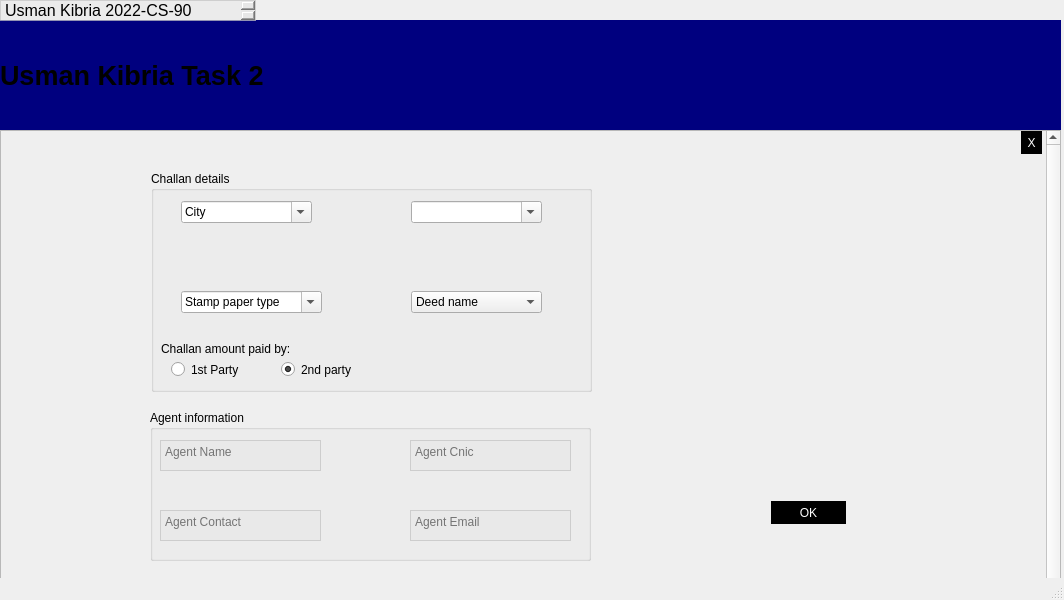
<?xml version="1.0" encoding="UTF-8"?>
<ui version="4.0">
 <class>MainWindow</class>
 <widget class="QMainWindow" name="MainWindow">
  <property name="geometry">
   <rect>
    <x>0</x>
    <y>0</y>
    <width>1064</width>
    <height>600</height>
   </rect>
  </property>
  <property name="windowTitle">
   <string>MainWindow</string>
  </property>
  <widget class="QWidget" name="centralwidget">
   <widget class="QLabel" name="label">
    <property name="geometry">
     <rect>
      <x>0</x>
      <y>20</y>
      <width>1061</width>
      <height>111</height>
     </rect>
    </property>
    <property name="font">
     <font>
      <pointsize>20</pointsize>
      <weight>75</weight>
      <bold>true</bold>
     </font>
    </property>
    <property name="autoFillBackground">
     <bool>false</bool>
    </property>
    <property name="styleSheet">
     <string notr="true">background-color:rgb(0, 0, 127)</string>
    </property>
    <property name="text">
     <string>Usman Kibria Task 2</string>
    </property>
   </widget>
   <widget class="QTextBrowser" name="textBrowser">
    <property name="geometry">
     <rect>
      <x>0</x>
      <y>0</y>
      <width>256</width>
      <height>21</height>
     </rect>
    </property>
    <property name="styleSheet">
     <string notr="true">background-color:rgba(230, 230, 230, 50%)</string>
    </property>
    <property name="html">
     <string>&lt;!DOCTYPE HTML PUBLIC &quot;-//W3C//DTD HTML 4.0//EN&quot; &quot;http://www.w3.org/TR/REC-html40/strict.dtd&quot;&gt;
&lt;html&gt;&lt;head&gt;&lt;meta name=&quot;qrichtext&quot; content=&quot;1&quot; /&gt;&lt;style type=&quot;text/css&quot;&gt;
p, li { white-space: pre-wrap; }
&lt;/style&gt;&lt;/head&gt;&lt;body style=&quot; font-family:'MS Shell Dlg 2'; font-size:8.25pt; font-weight:400; font-style:normal;&quot;&gt;
&lt;p style=&quot; margin-top:0px; margin-bottom:0px; margin-left:0px; margin-right:0px; -qt-block-indent:0; text-indent:0px;&quot;&gt;&lt;span style=&quot; font-size:12pt;&quot;&gt;Usman Kibria 2022-CS-90&lt;/span&gt;&lt;/p&gt;&lt;/body&gt;&lt;/html&gt;</string>
    </property>
   </widget>
   <widget class="QTextEdit" name="textEdit">
    <property name="geometry">
     <rect>
      <x>350</x>
      <y>150</y>
      <width>141</width>
      <height>41</height>
     </rect>
    </property>
    <property name="styleSheet">
     <string notr="true">background-color:rgba(230, 230, 230, 50%)</string>
    </property>
    <property name="html">
     <string>&lt;!DOCTYPE HTML PUBLIC &quot;-//W3C//DTD HTML 4.0//EN&quot; &quot;http://www.w3.org/TR/REC-html40/strict.dtd&quot;&gt;
&lt;html&gt;&lt;head&gt;&lt;meta name=&quot;qrichtext&quot; content=&quot;1&quot; /&gt;&lt;style type=&quot;text/css&quot;&gt;
p, li { white-space: pre-wrap; }
&lt;/style&gt;&lt;/head&gt;&lt;body style=&quot; font-family:'MS Shell Dlg 2'; font-size:8.25pt; font-weight:400; font-style:normal;&quot;&gt;
&lt;p style=&quot; margin-top:0px; margin-bottom:0px; margin-left:0px; margin-right:0px; -qt-block-indent:0; text-indent:0px;&quot;&gt;&lt;span style=&quot; font-size:14pt; font-weight:600;&quot;&gt;DSA task2&lt;/span&gt;&lt;/p&gt;&lt;/body&gt;&lt;/html&gt;</string>
    </property>
   </widget>
   <widget class="QScrollArea" name="scrollArea">
    <property name="geometry">
     <rect>
      <x>0</x>
      <y>130</y>
      <width>1061</width>
      <height>741</height>
     </rect>
    </property>
    <property name="mouseTracking">
     <bool>true</bool>
    </property>
    <property name="acceptDrops">
     <bool>true</bool>
    </property>
    <property name="verticalScrollBarPolicy">
     <enum>Qt::ScrollBarAlwaysOn</enum>
    </property>
    <property name="horizontalScrollBarPolicy">
     <enum>Qt::ScrollBarAlwaysOn</enum>
    </property>
    <property name="sizeAdjustPolicy">
     <enum>QAbstractScrollArea::AdjustIgnored</enum>
    </property>
    <property name="widgetResizable">
     <bool>true</bool>
    </property>
    <widget class="QWidget" name="scrollAreaWidgetContents">
     <property name="geometry">
      <rect>
       <x>0</x>
       <y>0</y>
       <width>1042</width>
       <height>722</height>
      </rect>
     </property>
     <widget class="QGroupBox" name="groupBox">
      <property name="geometry">
       <rect>
        <x>150</x>
        <y>40</y>
        <width>441</width>
        <height>221</height>
       </rect>
      </property>
      <property name="title">
       <string>Challan details</string>
      </property>
      <widget class="QComboBox" name="Tehsil">
       <property name="geometry">
        <rect>
         <x>260</x>
         <y>30</y>
         <width>131</width>
         <height>22</height>
        </rect>
       </property>
       <property name="editable">
        <bool>true</bool>
       </property>
      </widget>
      <widget class="QComboBox" name="City">
       <property name="geometry">
        <rect>
         <x>30</x>
         <y>30</y>
         <width>131</width>
         <height>22</height>
        </rect>
       </property>
       <property name="accessibleName">
        <string/>
       </property>
       <property name="editable">
        <bool>true</bool>
       </property>
       <property name="currentText">
        <string>City</string>
       </property>
       <item>
        <property name="text">
         <string>City</string>
        </property>
       </item>
       <item>
        <property name="text">
         <string extracomment="Select City">Lahore</string>
        </property>
       </item>
       <item>
        <property name="text">
         <string>Faisalabad</string>
        </property>
       </item>
       <item>
        <property name="text">
         <string>Sialkot</string>
        </property>
       </item>
      </widget>
      <widget class="QComboBox" name="comboBox_3">
       <property name="geometry">
        <rect>
         <x>260</x>
         <y>120</y>
         <width>131</width>
         <height>22</height>
        </rect>
       </property>
       <item>
        <property name="text">
         <string>Deed name</string>
        </property>
       </item>
       <item>
        <property name="text">
         <string>AGREEMENT RELATING TO DEPOSIT OF TITLE DEEDS, PAWN OR PLEDGE - 6(a)</string>
        </property>
       </item>
       <item>
        <property name="text">
         <string>BILL OF EXCHANGE - 13(a)</string>
        </property>
       </item>
       <item>
        <property name="text">
         <string>SURRENDER OF LEASE - 61(b)</string>
        </property>
       </item>
       <item>
        <property name="text">
         <string>AGREEMENT OR MEMORANDUM OF AN AGREEMENT - 5(a)
</string>
        </property>
       </item>
      </widget>
      <widget class="QComboBox" name="comboBox_4">
       <property name="geometry">
        <rect>
         <x>30</x>
         <y>120</y>
         <width>141</width>
         <height>22</height>
        </rect>
       </property>
       <property name="editable">
        <bool>true</bool>
       </property>
       <item>
        <property name="text">
         <string>Stamp paper type</string>
        </property>
       </item>
       <item>
        <property name="text">
         <string>Jubicial</string>
        </property>
       </item>
       <item>
        <property name="text">
         <string>Non Judicial</string>
        </property>
       </item>
      </widget>
      <widget class="QLabel" name="label_2">
       <property name="geometry">
        <rect>
         <x>10</x>
         <y>170</y>
         <width>131</width>
         <height>16</height>
        </rect>
       </property>
       <property name="text">
        <string>Challan amount paid by:</string>
       </property>
      </widget>
      <widget class="QRadioButton" name="One">
       <property name="geometry">
        <rect>
         <x>20</x>
         <y>190</y>
         <width>82</width>
         <height>17</height>
        </rect>
       </property>
       <property name="acceptDrops">
        <bool>false</bool>
       </property>
       <property name="text">
        <string>1st Party</string>
       </property>
       <property name="checkable">
        <bool>true</bool>
       </property>
       <property name="checked">
        <bool>false</bool>
       </property>
      </widget>
      <widget class="QRadioButton" name="two">
       <property name="geometry">
        <rect>
         <x>130</x>
         <y>190</y>
         <width>82</width>
         <height>17</height>
        </rect>
       </property>
       <property name="acceptDrops">
        <bool>false</bool>
       </property>
       <property name="text">
        <string>2nd party</string>
       </property>
       <property name="checked">
        <bool>true</bool>
       </property>
      </widget>
     </widget>
     <widget class="QPushButton" name="Closebutton">
      <property name="geometry">
       <rect>
        <x>1020</x>
        <y>0</y>
        <width>21</width>
        <height>23</height>
       </rect>
      </property>
      <property name="styleSheet">
       <string notr="true">QPushButton {
	border: none;
	background-color: rgb(0, 0, 0);
   color: white
}
QPushButton:hover {
	background-color: rgba(0,125,236,255);
}
QPushButton:pressed {	
	background-color: rgba(0,0,0,0);
}</string>
      </property>
      <property name="text">
       <string>X</string>
      </property>
     </widget>
     <widget class="QPushButton" name="OK">
      <property name="geometry">
       <rect>
        <x>770</x>
        <y>370</y>
        <width>75</width>
        <height>23</height>
       </rect>
      </property>
      <property name="styleSheet">
       <string notr="true">QPushButton {
	border: none;
	background-color:rgb(0, 0, 0);
   color: white
}
QPushButton:hover {
	background-color: rgba(0,125,236,255);
}
QPushButton:pressed {	
	background-color: rgba(0,0,0,0);
}</string>
      </property>
      <property name="text">
       <string>OK</string>
      </property>
     </widget>
     <widget class="QGroupBox" name="groupBox_2">
      <property name="geometry">
       <rect>
        <x>149</x>
        <y>279</y>
        <width>441</width>
        <height>151</height>
       </rect>
      </property>
      <property name="title">
       <string>Agent information</string>
      </property>
      <widget class="QTextBrowser" name="Agentname">
       <property name="geometry">
        <rect>
         <x>10</x>
         <y>30</y>
         <width>161</width>
         <height>31</height>
        </rect>
       </property>
       <property name="cursor" stdset="0">
        <cursorShape>IBeamCursor</cursorShape>
       </property>
       <property name="autoFillBackground">
        <bool>false</bool>
       </property>
       <property name="styleSheet">
        <string notr="true">background-color:rgba(230, 230, 230, 50%)</string>
       </property>
       <property name="undoRedoEnabled">
        <bool>true</bool>
       </property>
       <property name="readOnly">
        <bool>false</bool>
       </property>
       <property name="html">
        <string>&lt;!DOCTYPE HTML PUBLIC &quot;-//W3C//DTD HTML 4.0//EN&quot; &quot;http://www.w3.org/TR/REC-html40/strict.dtd&quot;&gt;
&lt;html&gt;&lt;head&gt;&lt;meta name=&quot;qrichtext&quot; content=&quot;1&quot; /&gt;&lt;style type=&quot;text/css&quot;&gt;
p, li { white-space: pre-wrap; }
&lt;/style&gt;&lt;/head&gt;&lt;body style=&quot; font-family:'MS Shell Dlg 2'; font-size:8.25pt; font-weight:400; font-style:normal;&quot;&gt;
&lt;p style=&quot;-qt-paragraph-type:empty; margin-top:0px; margin-bottom:0px; margin-left:0px; margin-right:0px; -qt-block-indent:0; text-indent:0px;&quot;&gt;&lt;br /&gt;&lt;/p&gt;&lt;/body&gt;&lt;/html&gt;</string>
       </property>
       <property name="overwriteMode">
        <bool>false</bool>
       </property>
       <property name="placeholderText">
        <string>Agent Name</string>
       </property>
      </widget>
      <widget class="QTextBrowser" name="Agentcnic">
       <property name="geometry">
        <rect>
         <x>260</x>
         <y>30</y>
         <width>161</width>
         <height>31</height>
        </rect>
       </property>
       <property name="styleSheet">
        <string notr="true">background-color:rgba(230, 230, 230, 50%)</string>
       </property>
       <property name="placeholderText">
        <string>Agent Cnic</string>
       </property>
      </widget>
      <widget class="QTextBrowser" name="Agentcontact">
       <property name="geometry">
        <rect>
         <x>10</x>
         <y>100</y>
         <width>161</width>
         <height>31</height>
        </rect>
       </property>
       <property name="cursor" stdset="0">
        <cursorShape>IBeamCursor</cursorShape>
       </property>
       <property name="autoFillBackground">
        <bool>false</bool>
       </property>
       <property name="styleSheet">
        <string notr="true">background-color:rgba(230, 230, 230, 50%)</string>
       </property>
       <property name="undoRedoEnabled">
        <bool>true</bool>
       </property>
       <property name="readOnly">
        <bool>false</bool>
       </property>
       <property name="html">
        <string>&lt;!DOCTYPE HTML PUBLIC &quot;-//W3C//DTD HTML 4.0//EN&quot; &quot;http://www.w3.org/TR/REC-html40/strict.dtd&quot;&gt;
&lt;html&gt;&lt;head&gt;&lt;meta name=&quot;qrichtext&quot; content=&quot;1&quot; /&gt;&lt;style type=&quot;text/css&quot;&gt;
p, li { white-space: pre-wrap; }
&lt;/style&gt;&lt;/head&gt;&lt;body style=&quot; font-family:'MS Shell Dlg 2'; font-size:8.25pt; font-weight:400; font-style:normal;&quot;&gt;
&lt;p style=&quot;-qt-paragraph-type:empty; margin-top:0px; margin-bottom:0px; margin-left:0px; margin-right:0px; -qt-block-indent:0; text-indent:0px;&quot;&gt;&lt;br /&gt;&lt;/p&gt;&lt;/body&gt;&lt;/html&gt;</string>
       </property>
       <property name="overwriteMode">
        <bool>false</bool>
       </property>
       <property name="placeholderText">
        <string>Agent Contact</string>
       </property>
      </widget>
      <widget class="QTextBrowser" name="Agentemail">
       <property name="geometry">
        <rect>
         <x>260</x>
         <y>100</y>
         <width>161</width>
         <height>31</height>
        </rect>
       </property>
       <property name="cursor" stdset="0">
        <cursorShape>IBeamCursor</cursorShape>
       </property>
       <property name="autoFillBackground">
        <bool>false</bool>
       </property>
       <property name="styleSheet">
        <string notr="true">background-color:rgba(230, 230, 230, 50%)</string>
       </property>
       <property name="undoRedoEnabled">
        <bool>true</bool>
       </property>
       <property name="readOnly">
        <bool>false</bool>
       </property>
       <property name="html">
        <string>&lt;!DOCTYPE HTML PUBLIC &quot;-//W3C//DTD HTML 4.0//EN&quot; &quot;http://www.w3.org/TR/REC-html40/strict.dtd&quot;&gt;
&lt;html&gt;&lt;head&gt;&lt;meta name=&quot;qrichtext&quot; content=&quot;1&quot; /&gt;&lt;style type=&quot;text/css&quot;&gt;
p, li { white-space: pre-wrap; }
&lt;/style&gt;&lt;/head&gt;&lt;body style=&quot; font-family:'MS Shell Dlg 2'; font-size:8.25pt; font-weight:400; font-style:normal;&quot;&gt;
&lt;p style=&quot;-qt-paragraph-type:empty; margin-top:0px; margin-bottom:0px; margin-left:0px; margin-right:0px; -qt-block-indent:0; text-indent:0px;&quot;&gt;&lt;br /&gt;&lt;/p&gt;&lt;/body&gt;&lt;/html&gt;</string>
       </property>
       <property name="overwriteMode">
        <bool>false</bool>
       </property>
       <property name="placeholderText">
        <string>Agent Email</string>
       </property>
      </widget>
     </widget>
     <widget class="QGroupBox" name="groupBox_3">
      <property name="geometry">
       <rect>
        <x>160</x>
        <y>480</y>
        <width>431</width>
        <height>101</height>
       </rect>
      </property>
      <property name="title">
       <string>1st Party Information</string>
      </property>
      <widget class="QTextBrowser" name="textBrowser_2">
       <property name="geometry">
        <rect>
         <x>0</x>
         <y>20</y>
         <width>431</width>
         <height>61</height>
        </rect>
       </property>
       <property name="html">
        <string>&lt;!DOCTYPE HTML PUBLIC &quot;-//W3C//DTD HTML 4.0//EN&quot; &quot;http://www.w3.org/TR/REC-html40/strict.dtd&quot;&gt;
&lt;html&gt;&lt;head&gt;&lt;meta name=&quot;qrichtext&quot; content=&quot;1&quot; /&gt;&lt;style type=&quot;text/css&quot;&gt;
p, li { white-space: pre-wrap; }
&lt;/style&gt;&lt;/head&gt;&lt;body style=&quot; font-family:'MS Shell Dlg 2'; font-size:8.25pt; font-weight:400; font-style:normal;&quot;&gt;
&lt;p style=&quot; margin-top:0px; margin-bottom:0px; margin-left:0px; margin-right:0px; -qt-block-indent:0; text-indent:0px;&quot;&gt;&lt;span style=&quot; font-family:'RobotoDraft,Roboto,Helvetica Neue,Helvetica,Arial,sans-serif'; font-size:14pt; font-weight:296; color:#333333; background-color:#ffffff;&quot;&gt;Please add at least one First Party&lt;/span&gt;&lt;/p&gt;&lt;/body&gt;&lt;/html&gt;</string>
       </property>
      </widget>
     </widget>
    </widget>
   </widget>
  </widget>
  <widget class="QMenuBar" name="menubar">
   <property name="geometry">
    <rect>
     <x>0</x>
     <y>0</y>
     <width>1064</width>
     <height>21</height>
    </rect>
   </property>
  </widget>
  <widget class="QStatusBar" name="statusbar"/>
 </widget>
 <resources/>
 <connections/>
</ui>
